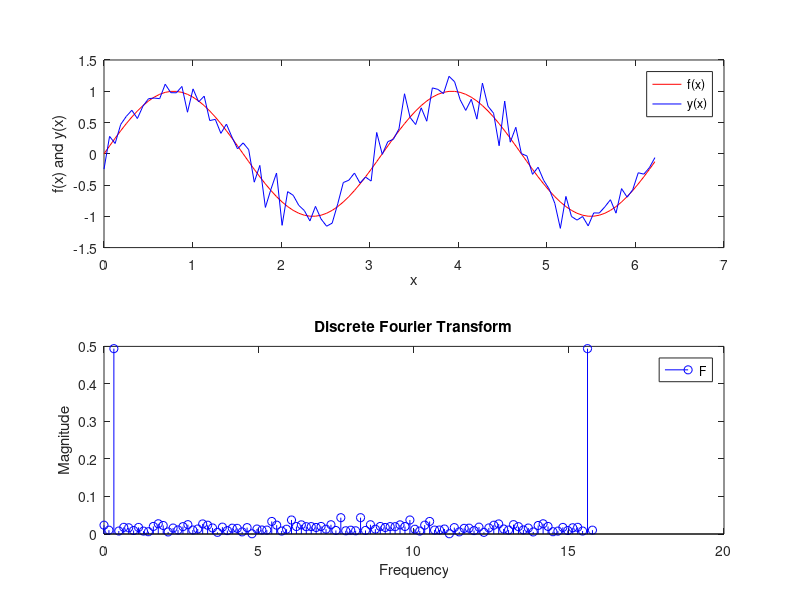
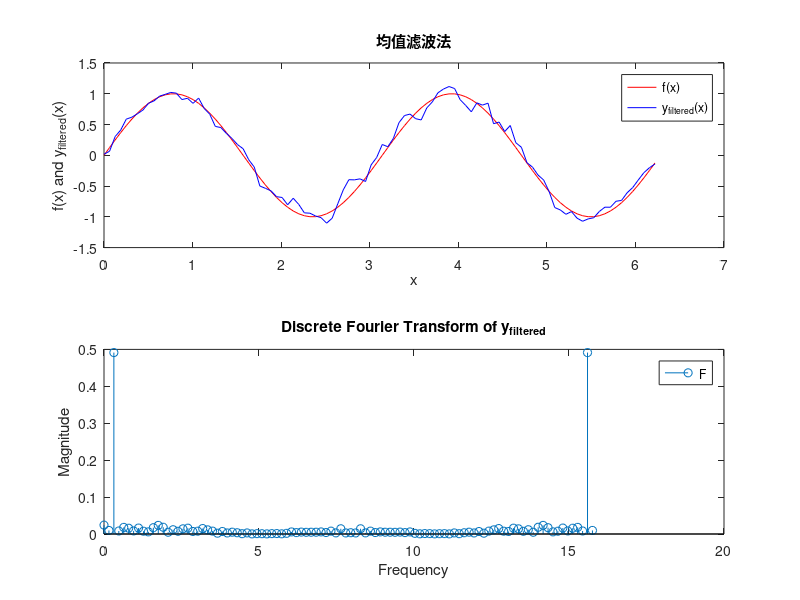
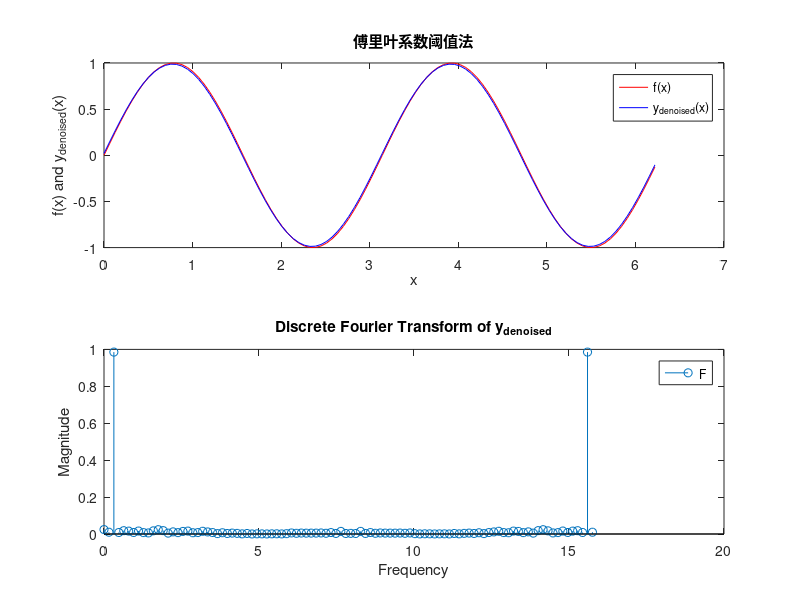

These figures' MATLAB source, in order:
% 设置采样点数和间距
N = 100;
dx = pi/50;

% 生成采样点
x = (0:N-1)*dx;
% 生成目标函数
f = sin(2*x);

% 添加高斯噪声
rng default
sigma = 0.2;
noise = sigma*randn(size(x));
y = f + noise;

% 离散傅里叶变换
Ff = fft(f)/N;
F = fft(y)/N;
freq = (0:N-1)/(N*dx);

% 绘制函数和采样结果
figure
subplot(2,1,1)
plot(x, f, 'r', x, y, 'b')
xlabel('x')
ylabel('f(x) and y(x)')
legend('f(x)', 'y(x)')
% 绘制离散傅里叶变换结果
subplot(2,1,2)
stem(freq, abs(F),'b')
xlabel('Frequency')
ylabel('Magnitude')
title('Discrete Fourier Transform')
legend('F')
% 使用均值滤波% 设置均值滤波器的窗口大小
window_size = 3;

% 对 y 进行均值滤波
y_filtered = movmean(y, window_size);

% 离散傅里叶变换
F_filtered = fft(y_filtered)/N;

% 计算信噪比
SNR1 = 10*log10(sum(f.^2)/sum((f-y_filtered).^2));
% 输出信噪比
fprintf('均值滤波SNR: %.2f dB\n', SNR1)

% 绘制均值滤波后的结果
figure
subplot(2,1,1)
plot(x, f, 'r', x, y_filtered, 'b')
xlabel('x')
ylabel('f(x) and y_{filtered}(x)')
legend('f(x)', 'y_{filtered}(x)')
% 绘制离散傅里叶变换结果
title('均值滤波法');
subplot(2,1,2)
stem(freq, abs(F_filtered))
xlabel('Frequency')
ylabel('Magnitude')
title('Discrete Fourier Transform of y_{filtered}')
legend('F')

% 使用傅里叶系数阈值法进行去噪
% 设置阈值
threshold = 0.2;

% 获取傅里叶系数
F_noise = F ;

% 将小于阈值的系数置为0
F_noise(abs(F_noise) < threshold) = 0;

% 反变换得到去噪后的信号
y_denoised = ifft(F_noise*N);
% 计算信噪比
SNR2 = 10*log10(sum(f.^2)/sum((f-y_denoised).^2));

% 绘制去噪后的结果
figure
subplot(2,1,1)
plot(x, f, 'r', x, y_denoised, 'b')
xlabel('x')
ylabel('f(x) and y_{denoised}(x)')
legend('f(x)', 'y_{denoised}(x)')
title('傅里叶系数阈值法');
% 绘制离散傅里叶变换结果
subplot(2,1,2)
stem(freq, abs(F_filtered + F_noise))
xlabel('Frequency')
ylabel('Magnitude')
title('Discrete Fourier Transform of y_{denoised}')
legend('F')

% 输出信噪比
fprintf('傅里叶系数阈值法SNR: %.2f dB\n', SNR2)
%{
可以看到，在添加高斯噪声后，采样结果的波形出现了明显的扰动。离散傅里叶变换的结果显示出了扰动的频率和幅度，可以用来分析噪声的特性。
均值滤波法通过取一定窗口内的均值来平滑信号，可以一定程度上去除高斯噪声。
傅里叶系数阈值法则是将噪声的幅度较小的频率系数置为0，保留较大幅度的信号，从而实现去噪。
在本例中，傅里叶系数阈值法的效果比均值滤波法更好，可以清晰地还原出原始函数的波形，并且噪声被有效去除。最后计算的信噪比也表明，傅里叶系数阈值法去噪后的信号质量比均值滤波法更高。
%}
